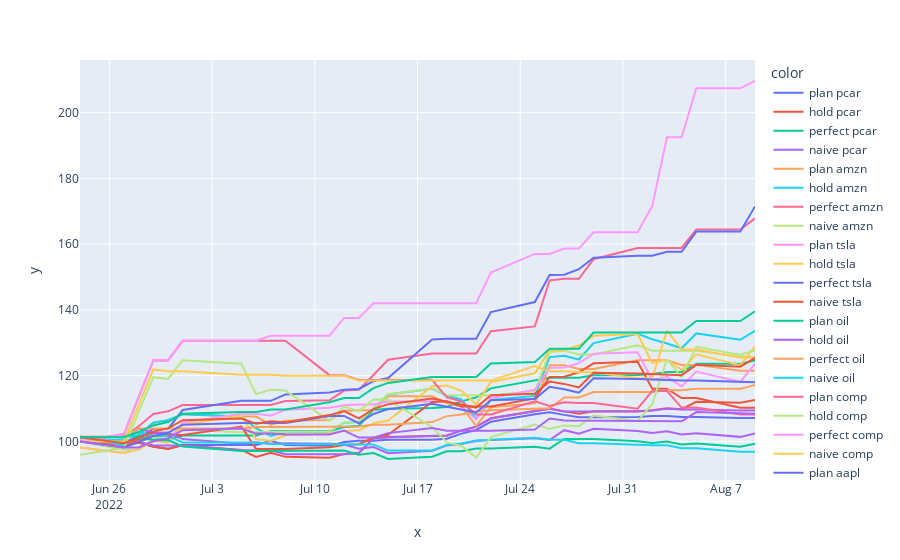

The cell this chart's notebook holds for it:
### Code cell
px.line(x=all_compare.date,y=all_compare.val,color=all_compare.indicator)
